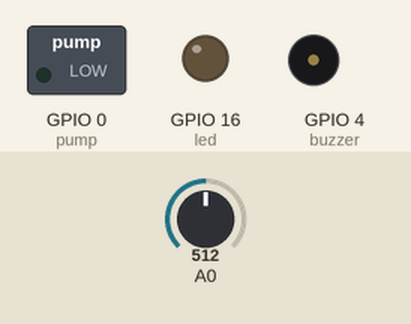
The sketch below on a simulated ESP8266 (NodeMCU). On the bench: switched loads named in the sketch (green lamp = pin HIGH), output pins drawn as LEDs (lit = HIGH), buzzer (waves = sounding, pin HIGH). The test bench sets the inputs (shaded band); at power-on: A0 = 512. WiFi joins after 1.5 s; servers stay silent unless stated; what the sketch prints to the serial monitor is not drawn.

Above: at 2.7 s.
2.8 s: A0 set to 786
5.8 s: A0 set to 812
At 8.3 s:
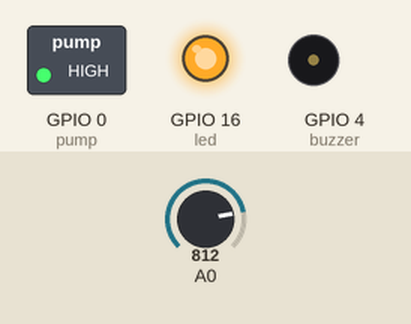
11.2 s: A0 set to 991
14.7 s: A0 set to 1014
At 14.81 s:
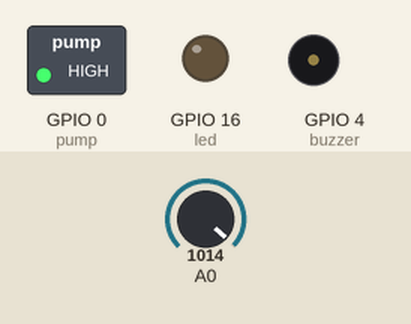
21.1 s: A0 set to 990
At 23.9 s:
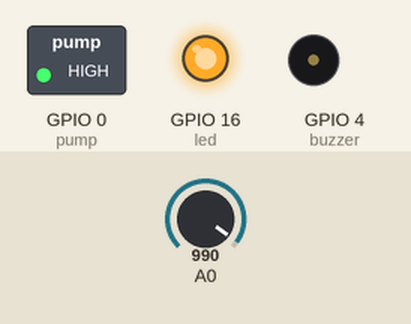
26.8 s: A0 set to 1010
At 27.61 s:
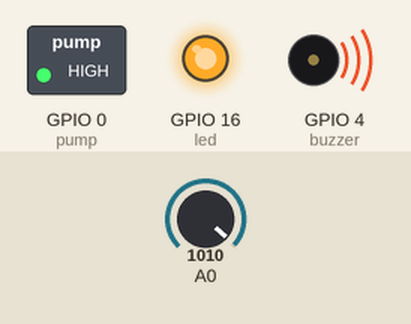
Timing chart, 0 to 34.2 s (numbered marks = the images above; inputs shaded):
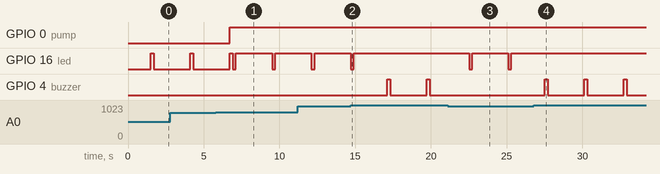

The sketch:

IRRIGATION.IZERA.ino
```cpp
/*
izera iot based irrigation system using ir remote as recover communication protocal
 */

#include <ESP8266WiFi.h>
#include <Wire.h>

#include <IRremote.h>

//#include "SSD1306.h"
//SSD1306  display(0x3c, D1, D2);
// replace with your channel's thingspeak API key,
String apiKey = "8ABJUBGPRZHX1CEE";
const char* ssid = "izera@";
const char* password = "izera1234@";

const char* server = "api.thingspeak.com";
const int RECV_PIN = 12; // D6

int pump =0; // D3
int led= 16; // D0
int buzzer = 4; //D2
IRrecv irrecv(RECV_PIN);
decode_results results;

WiFiClient client;

void setup() {
  digitalWrite(pump,LOW);
  Serial.begin(115200);
  irrecv.enableIRIn();
  pinMode(A0,INPUT);
pinMode(buzzer,OUTPUT);
  pinMode(pump,OUTPUT);
  //digitalWrite(pump,1);
  pinMode(led,OUTPUT);
  pinMode(RECV_PIN,INPUT);
  delay(10);
  int moisture = analogRead(A0);
  WiFi.begin(ssid, password);

  while (WiFi.status() != WL_CONNECTED) {
    delay(500);
    Serial.print(".");
  }
  Serial.println("");
  Serial.println("WiFi connected");

}
 void lighting()
 { digitalWrite(led,OUTPUT);
 delay(200);
 digitalWrite(led,LOW);
 delay(200);

 }
 void buzzerhorn (){
  digitalWrite(buzzer,HIGH);
  delay(200);
  digitalWrite(buzzer,LOW);
  delay(200);
}
void irrigate()
{
  digitalWrite(pump,HIGH);
}
void irremote()
{       // ---------passing ir remote code decode the remote you're using assign hexadecimal code to any action listeners --------------------------------------------
  // Activating manually operation with IR remote .
digitalWrite(pump,LOW);
 if (irrecv.decode(&results)){
      Serial.println(results.value,HEX);

        switch(results.value){
          case 0xFF02FD: //Red Keypad Button
       irrigate();
        buzzerhorn();
        lighting();
        /*  case 0xFFA857:
        digitalWrite(pump,LOW);
          lighting();*/
        break;
    }
    irrecv.resume();
      return;
  }
   }

void loop() {
  /*if(digitalRead(pump)==LOW)
  {irremote();}
  else {*/
  //irremote();
int moisture = analogRead(A0);
 if(moisture>=1000)
  {
   // irremote();
    irrigate();
    buzzerhorn();
    Serial.println("manual mode");
    }

  else if(moisture>=800){
  /*return to your local website i.e izeraifituburyo @hiroku appp .com  there fore compile*/
    irrigate();
    lighting();
    digitalWrite(led,HIGH);
    Serial.println("pump is off/n");
    Serial.println(moisture);
   }
 else {
   //digitalWrite(pump,LOW);
   lighting();
   //irremote();
  }
  if (client.connect(server,80)) {  //   "184.106.153.149" or api.thingspeak.com
    String postStr = apiKey;
           postStr +="&field1=";
           postStr += String(moisture);
           postStr += "\r\n\r\n";

     client.print("POST /update HTTP/1.1\n");
     client.print("Host: api.thingspeak.com\n");
     client.print("Connection: close\n");
     client.print("X-THINGSPEAKAPIKEY: "+apiKey+"\n");
     client.print("Content-Type: application/x-www-form-urlencoded\n");
     client.print("Content-Length: ");
     client.print(postStr.length());
     client.print("\n\n");
     client.print(postStr);


     Serial.print("Moisture Sensor Value: ");
     Serial.print(moisture);
     //display.drawString(0, 20,"Moisture: ");
     //display.drawString(0, 30,String(temp));
     Serial.println(" send to Thingspeak");
     //display.drawString(0, 10, "Send to Thingspeak");
     //display.display();
  }
  client.stop();


   Serial.println("Waiting...");
  // thingspeak needs minimum 15 sec delay between updates
  // Here I set upload every 60 seconds
  for(unsigned int i = 0; i < 10; i++)
  {
    delay(200);
  }  }

//}
/*
void irremote()
{       // ---------passing ir remote code decode the remote you're using assign hexadecimal code to any action listeners --------------------------------------------
*/
```

Measured:
- the behaviour switches between 799 and 800 on A0 (found by bisection; images 0 and 1)
- the behaviour switches between 999 and 1000 on A0 (found by bisection; images 1 and 2)
- after the input at 5.8 s, GPIO 0 (pump): LOW → HIGH after 0.91 s
- after the input at 14.7 s, GPIO 16 (led): goes on until 14.9 s, then stays HIGH; GPIO 4 (buzzer): alternates HIGH for 0.20 s and LOW for 2.4 s, starting after 2.4 s
- after the input at 21.1 s, GPIO 16 (led): alternates HIGH for 2.4 s and LOW for 0.20 s, starting after 1.4 s; GPIO 4 (buzzer): stops changing and stays LOW
- after the input at 26.8 s, GPIO 16 (led): stops changing and stays HIGH; GPIO 4 (buzzer): alternates HIGH for 0.20 s and LOW for 2.4 s, starting after 0.72 s
